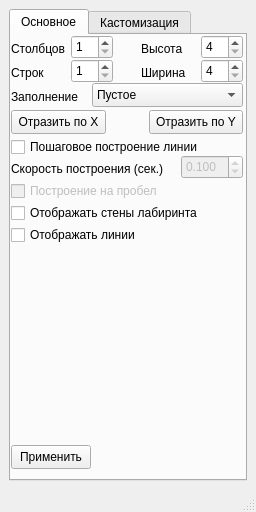
<?xml version="1.0" encoding="UTF-8"?>
<ui version="4.0">
 <class>SpaceGUI</class>
 <widget class="QMainWindow" name="SpaceGUI">
  <property name="geometry">
   <rect>
    <x>0</x>
    <y>0</y>
    <width>256</width>
    <height>512</height>
   </rect>
  </property>
  <property name="minimumSize">
   <size>
    <width>256</width>
    <height>512</height>
   </size>
  </property>
  <property name="maximumSize">
   <size>
    <width>256</width>
    <height>512</height>
   </size>
  </property>
  <property name="windowTitle">
   <string>☰</string>
  </property>
  <widget class="QWidget" name="centralwidget">
   <layout class="QVBoxLayout" name="verticalLayout_2">
    <item>
     <widget class="QTabWidget" name="tabWidget">
      <property name="currentIndex">
       <number>0</number>
      </property>
      <property name="movable">
       <bool>false</bool>
      </property>
      <widget class="QWidget" name="tab">
       <attribute name="title">
        <string>Основное</string>
       </attribute>
       <widget class="QLabel" name="labelX">
        <property name="geometry">
         <rect>
          <x>0</x>
          <y>5</y>
          <width>58</width>
          <height>18</height>
         </rect>
        </property>
        <property name="text">
         <string>Столбцов</string>
        </property>
       </widget>
       <widget class="QLabel" name="labelY">
        <property name="geometry">
         <rect>
          <x>0</x>
          <y>29</y>
          <width>36</width>
          <height>18</height>
         </rect>
        </property>
        <property name="text">
         <string>Строк</string>
        </property>
       </widget>
       <widget class="QPushButton" name="apply">
        <property name="geometry">
         <rect>
          <x>0</x>
          <y>410</y>
          <width>80</width>
          <height>24</height>
         </rect>
        </property>
        <property name="text">
         <string>Применить</string>
        </property>
       </widget>
       <widget class="QSpinBox" name="spaceSpinBoxY">
        <property name="geometry">
         <rect>
          <x>60</x>
          <y>24</y>
          <width>42</width>
          <height>24</height>
         </rect>
        </property>
        <property name="toolTip">
         <string>&lt;html&gt;&lt;head/&gt;&lt;body&gt;&lt;p&gt;Высота координатной сетки&lt;/p&gt;&lt;/body&gt;&lt;/html&gt;</string>
        </property>
        <property name="minimum">
         <number>1</number>
        </property>
        <property name="maximum">
         <number>256</number>
        </property>
        <property name="displayIntegerBase">
         <number>10</number>
        </property>
       </widget>
       <widget class="QSpinBox" name="spaceSpinBoxX">
        <property name="geometry">
         <rect>
          <x>60</x>
          <y>0</y>
          <width>42</width>
          <height>24</height>
         </rect>
        </property>
        <property name="toolTip">
         <string>&lt;html&gt;&lt;head/&gt;&lt;body&gt;&lt;p&gt;Ширина координатной сетки&lt;/p&gt;&lt;/body&gt;&lt;/html&gt;</string>
        </property>
        <property name="minimum">
         <number>1</number>
        </property>
        <property name="maximum">
         <number>256</number>
        </property>
        <property name="displayIntegerBase">
         <number>10</number>
        </property>
       </widget>
       <widget class="QSpinBox" name="spaceSpinBoxSizeX">
        <property name="geometry">
         <rect>
          <x>190</x>
          <y>0</y>
          <width>42</width>
          <height>24</height>
         </rect>
        </property>
        <property name="toolTip">
         <string>&lt;html&gt;&lt;head/&gt;&lt;body&gt;&lt;p&gt;Ширина квадрата координатной сетки&lt;/p&gt;&lt;/body&gt;&lt;/html&gt;</string>
        </property>
        <property name="minimum">
         <number>4</number>
        </property>
        <property name="maximum">
         <number>256</number>
        </property>
        <property name="singleStep">
         <number>8</number>
        </property>
        <property name="stepType">
         <enum>QAbstractSpinBox::DefaultStepType</enum>
        </property>
        <property name="value">
         <number>4</number>
        </property>
       </widget>
       <widget class="QSpinBox" name="spaceSpinBoxSizeY">
        <property name="geometry">
         <rect>
          <x>190</x>
          <y>24</y>
          <width>42</width>
          <height>24</height>
         </rect>
        </property>
        <property name="toolTip">
         <string>&lt;html&gt;&lt;head/&gt;&lt;body&gt;&lt;p&gt;Высота квадрата координатной сетки&lt;/p&gt;&lt;/body&gt;&lt;/html&gt;</string>
        </property>
        <property name="minimum">
         <number>4</number>
        </property>
        <property name="maximum">
         <number>256</number>
        </property>
        <property name="singleStep">
         <number>8</number>
        </property>
        <property name="stepType">
         <enum>QAbstractSpinBox::DefaultStepType</enum>
        </property>
        <property name="value">
         <number>4</number>
        </property>
       </widget>
       <widget class="QLabel" name="labelWidth">
        <property name="geometry">
         <rect>
          <x>130</x>
          <y>29</y>
          <width>55</width>
          <height>18</height>
         </rect>
        </property>
        <property name="text">
         <string>Ширина</string>
        </property>
       </widget>
       <widget class="QLabel" name="labelHeight">
        <property name="geometry">
         <rect>
          <x>130</x>
          <y>5</y>
          <width>56</width>
          <height>18</height>
         </rect>
        </property>
        <property name="text">
         <string>Высота</string>
        </property>
       </widget>
       <widget class="QComboBox" name="spaceFillingComboBox">
        <property name="geometry">
         <rect>
          <x>81</x>
          <y>48</y>
          <width>151</width>
          <height>24</height>
         </rect>
        </property>
        <item>
         <property name="text">
          <string>Пустое</string>
         </property>
        </item>
        <item>
         <property name="text">
          <string>Горизонтальные линии (паттерн)</string>
         </property>
        </item>
        <item>
         <property name="text">
          <string>Спираль (паттерн)</string>
         </property>
        </item>
        <item>
         <property name="text">
          <string>Зигзаг (паттерн)</string>
         </property>
        </item>
        <item>
         <property name="text">
          <string>Recursive backtracker (лабиринт)</string>
         </property>
        </item>
        <item>
         <property name="text">
          <string>Алгоритм Эллера (лабиринт)</string>
         </property>
        </item>
        <item>
         <property name="text">
          <string>Рандомизированный алгоритм Краскала (лабиринт)</string>
         </property>
        </item>
        <item>
         <property name="text">
          <string>Рандомизированный алгоритм Прима (лабиринт)</string>
         </property>
        </item>
        <item>
         <property name="text">
          <string>Рекурсивное деление (лабиринт)</string>
         </property>
        </item>
        <item>
         <property name="text">
          <string>Алгоритм Олдоса-Бродера (лабиринт)</string>
         </property>
        </item>
        <item>
         <property name="text">
          <string>Алгоритм Уилсона (лабиринт)</string>
         </property>
        </item>
        <item>
         <property name="text">
          <string>Алгоритм Hunt-and-Kill (лабиринт)</string>
         </property>
        </item>
       </widget>
       <widget class="QLabel" name="labelFilling">
        <property name="geometry">
         <rect>
          <x>0</x>
          <y>53</y>
          <width>74</width>
          <height>18</height>
         </rect>
        </property>
        <property name="text">
         <string>Заполнение</string>
        </property>
       </widget>
       <widget class="QPushButton" name="spaceButtonMirrorY">
        <property name="geometry">
         <rect>
          <x>138</x>
          <y>75</y>
          <width>94</width>
          <height>24</height>
         </rect>
        </property>
        <property name="text">
         <string>Отразить по Y</string>
        </property>
       </widget>
       <widget class="QPushButton" name="spaceButtonMirrorX">
        <property name="geometry">
         <rect>
          <x>0</x>
          <y>75</y>
          <width>95</width>
          <height>24</height>
         </rect>
        </property>
        <property name="text">
         <string>Отразить по X</string>
        </property>
       </widget>
       <widget class="QLabel" name="labelLinkQueueSpeed">
        <property name="geometry">
         <rect>
          <x>0</x>
          <y>125</y>
          <width>163</width>
          <height>18</height>
         </rect>
        </property>
        <property name="text">
         <string>Скорость построения (сек.)</string>
        </property>
       </widget>
       <widget class="QCheckBox" name="spaceCheckBoxSBSFilling">
        <property name="geometry">
         <rect>
          <x>0</x>
          <y>103</y>
          <width>210</width>
          <height>18</height>
         </rect>
        </property>
        <property name="text">
         <string>Пошаговое построение линии</string>
        </property>
       </widget>
       <widget class="QDoubleSpinBox" name="spaceSpinBoxStepListDelay">
        <property name="enabled">
         <bool>false</bool>
        </property>
        <property name="geometry">
         <rect>
          <x>170</x>
          <y>120</y>
          <width>62</width>
          <height>24</height>
         </rect>
        </property>
        <property name="decimals">
         <number>3</number>
        </property>
        <property name="minimum">
         <double>0.000000000000000</double>
        </property>
        <property name="maximum">
         <double>10.000000000000000</double>
        </property>
        <property name="singleStep">
         <double>0.100000000000000</double>
        </property>
        <property name="stepType">
         <enum>QAbstractSpinBox::DefaultStepType</enum>
        </property>
        <property name="value">
         <double>0.100000000000000</double>
        </property>
       </widget>
       <widget class="QCheckBox" name="maze">
        <property name="geometry">
         <rect>
          <x>0</x>
          <y>169</y>
          <width>207</width>
          <height>18</height>
         </rect>
        </property>
        <property name="text">
         <string>Отображать стены лабиринта</string>
        </property>
       </widget>
       <widget class="QCheckBox" name="manualStep">
        <property name="enabled">
         <bool>false</bool>
        </property>
        <property name="geometry">
         <rect>
          <x>0</x>
          <y>147</y>
          <width>163</width>
          <height>18</height>
         </rect>
        </property>
        <property name="text">
         <string>Построение на пробел</string>
        </property>
       </widget>
       <widget class="QCheckBox" name="lines">
        <property name="geometry">
         <rect>
          <x>0</x>
          <y>191</y>
          <width>141</width>
          <height>18</height>
         </rect>
        </property>
        <property name="text">
         <string>Отображать линии</string>
        </property>
       </widget>
      </widget>
      <widget class="QWidget" name="tab_2">
       <attribute name="title">
        <string>Кастомизация</string>
       </attribute>
      </widget>
     </widget>
    </item>
   </layout>
  </widget>
  <widget class="QStatusBar" name="statusbar"/>
 </widget>
 <resources/>
 <connections/>
</ui>
